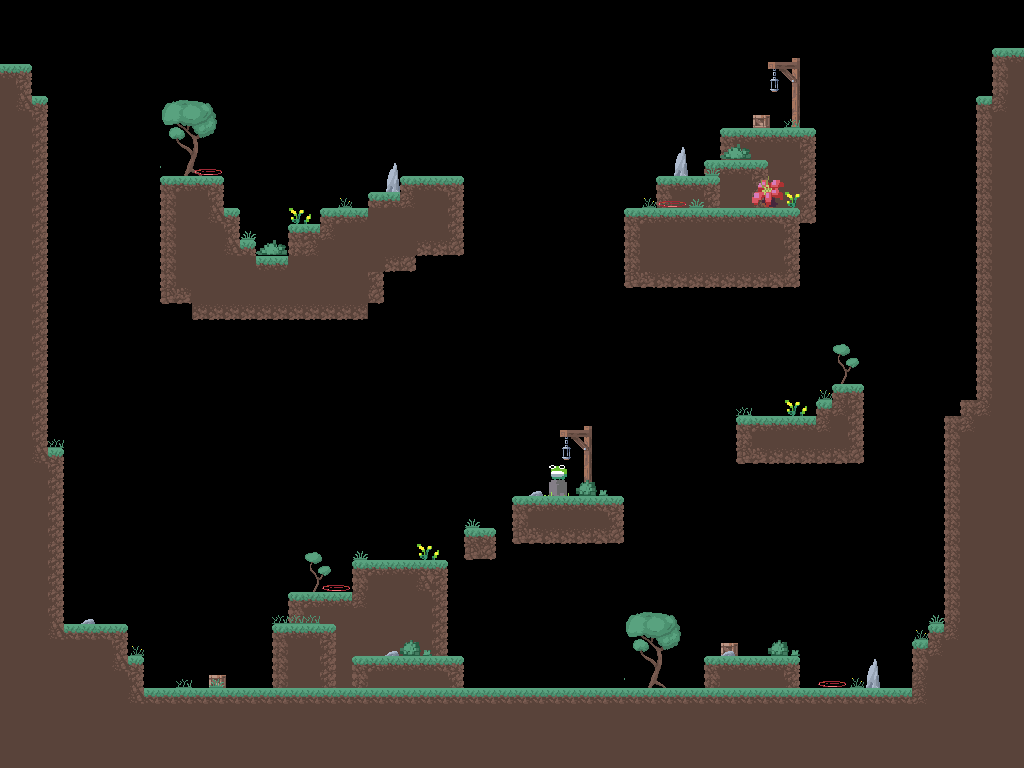

The image is a tile-based game level rendered from a .tmx file. Its description and source (layers, tilesets, objects; grid data summarised) follow:
An orthogonal 64x48 tile map with 16x16 px tiles, 6 tile layers (base, base 2, base 3, props, ...) and 60 objects.

<map version="1.10" tiledversion="1.10.1" orientation="orthogonal" renderorder="right-down" width="64" height="48" tilewidth="16" tileheight="16" infinite="0" nextlayerid="16" nextobjectid="82">
 <tileset firstgid="1" source="atlas.tsx" />
 <layer id="1" name="base" width="64" height="48">
  <data>[3072 cells, 44 non-empty, 15 distinct tile ids]</data>
 </layer>
 <layer id="4" name="base 2" width="64" height="48">
  <data>[3072 cells, 934 non-empty, 15 distinct tile ids]</data>
 </layer>
 <layer id="5" name="base 3" width="64" height="48">
  <data>[3072 cells, 47 non-empty, 8 distinct tile ids]</data>
 </layer>
 <layer id="2" name="props" width="64" height="48">
  <data>[3072 cells, 27 non-empty, 15 distinct tile ids]</data>
 </layer>
 <layer id="3" name="nature" width="64" height="48">
  <data>[3072 cells, 101 non-empty, 42 distinct tile ids]</data>
 </layer>
 <objectgroup id="7" name="teleports">
  <object id="31" x="400" y="560" />
  <object id="39" x="720" y="208" />
  <object id="40" x="432" y="176" />
  <object id="41" x="768" y="416" />
 </objectgroup>
 <objectgroup id="9" name="frogs">
  <object id="38" x="544" y="480" width="16" height="16" />
 </objectgroup>
 <objectgroup id="10" name="chests">
  <object id="42" x="736" y="112" />
  <object id="43" x="752" y="640" />
  <object id="44" x="192" y="672" />
  <object id="45" x="336" y="192" />
  <object id="46" x="800" y="400" />
 </objectgroup>
 <objectgroup id="11" name="enemies">
  <object id="78" x="672" y="208" />
  <object id="79" x="208" y="176" />
  <object id="80" x="832" y="688" />
  <object id="81" x="336" y="592" />
 </objectgroup>
 <objectgroup id="12" name="collisions">
  <object id="9" x="64" y="624" width="64" height="16" />
  <object id="10" x="128" y="656" width="16" height="16" />
  <object id="11" x="144" y="688" width="768" height="16" />
  <object id="18" x="912" y="640" width="16" height="48" />
  <object id="19" x="928" y="624" width="16" height="16" />
  <object id="20" x="944" y="416" width="16" height="208" />
  <object id="21" x="48" y="448" width="16" height="176" />
  <object id="22" x="32" y="96" width="16" height="352" />
  <object id="33" x="512" y="496" width="112" height="16" />
  <object id="34" x="512" y="512" width="16" height="32" />
  <object id="35" x="528" y="528" width="80" height="16" />
  <object id="36" x="608" y="512" width="16" height="32" />
  <object id="37" x="464" y="528" width="32" height="32" />
  <object id="51" x="736" y="416" width="80" height="16" />
  <object id="52" x="816" y="400" width="16" height="16" />
  <object id="53" x="832" y="384" width="32" height="16" />
  <object id="54" x="848" y="400" width="16" height="64" />
  <object id="55" x="736" y="432" width="16" height="32" />
  <object id="57" x="752" y="448" width="96" height="16" />
  <object id="58" x="624" y="208" width="176" height="16" />
  <object id="59" x="624" y="224" width="16" height="64" />
  <object id="60" x="784" y="224" width="16" height="64" />
  <object id="61" x="640" y="272" width="144" height="16" />
  <object id="62" x="160" y="176" width="64" height="16" />
  <object id="64" x="240" y="240" width="16" height="16" />
  <object id="65" x="256" y="256" width="32" height="16" />
  <object id="66" x="288" y="224" width="16" height="32" />
  <object id="67" x="320" y="208" width="48" height="16" />
  <object id="68" x="304" y="224" width="16" height="16" />
  <object id="69" x="368" y="192" width="32" height="16" />
  <object id="70" x="400" y="176" width="64" height="16" />
  <object id="72" x="448" y="192" width="16" height="64" />
  <object id="73" x="160" y="192" width="16" height="112" />
  <object id="74" x="208" y="192" width="16" height="16" />
  <object id="75" x="224" y="208" width="16" height="32" />
  <object id="76" x="960" y="400" width="16" height="16" />
  <object id="77" x="976" y="256" width="16" height="144" />
 </objectgroup>
 <layer id="15" name="enemy spawn" width="64" height="48">
  <data>[3072 cells, 8 non-empty, 2 distinct tile ids]</data>
 </layer>
 <objectgroup id="14" name="player">
  <object id="32" x="560" y="672" />
 </objectgroup>
 <objectgroup id="13" name="platforms">
  <object id="5" x="288" y="592" width="64" height="2" />
  <object id="6" x="352" y="656" width="112" height="2" />
  <object id="7" x="272" y="624" width="64" height="2" />
  <object id="28" x="352" y="560" width="96" height="2" />
  <object id="47" x="656" y="176" width="64" height="2" />
  <object id="48" x="720" y="128" width="96" height="2" />
  <object id="49" x="720" y="160" width="48" height="2" />
  <object id="50" x="704" y="656" width="96" height="2" />
 </objectgroup>
</map>